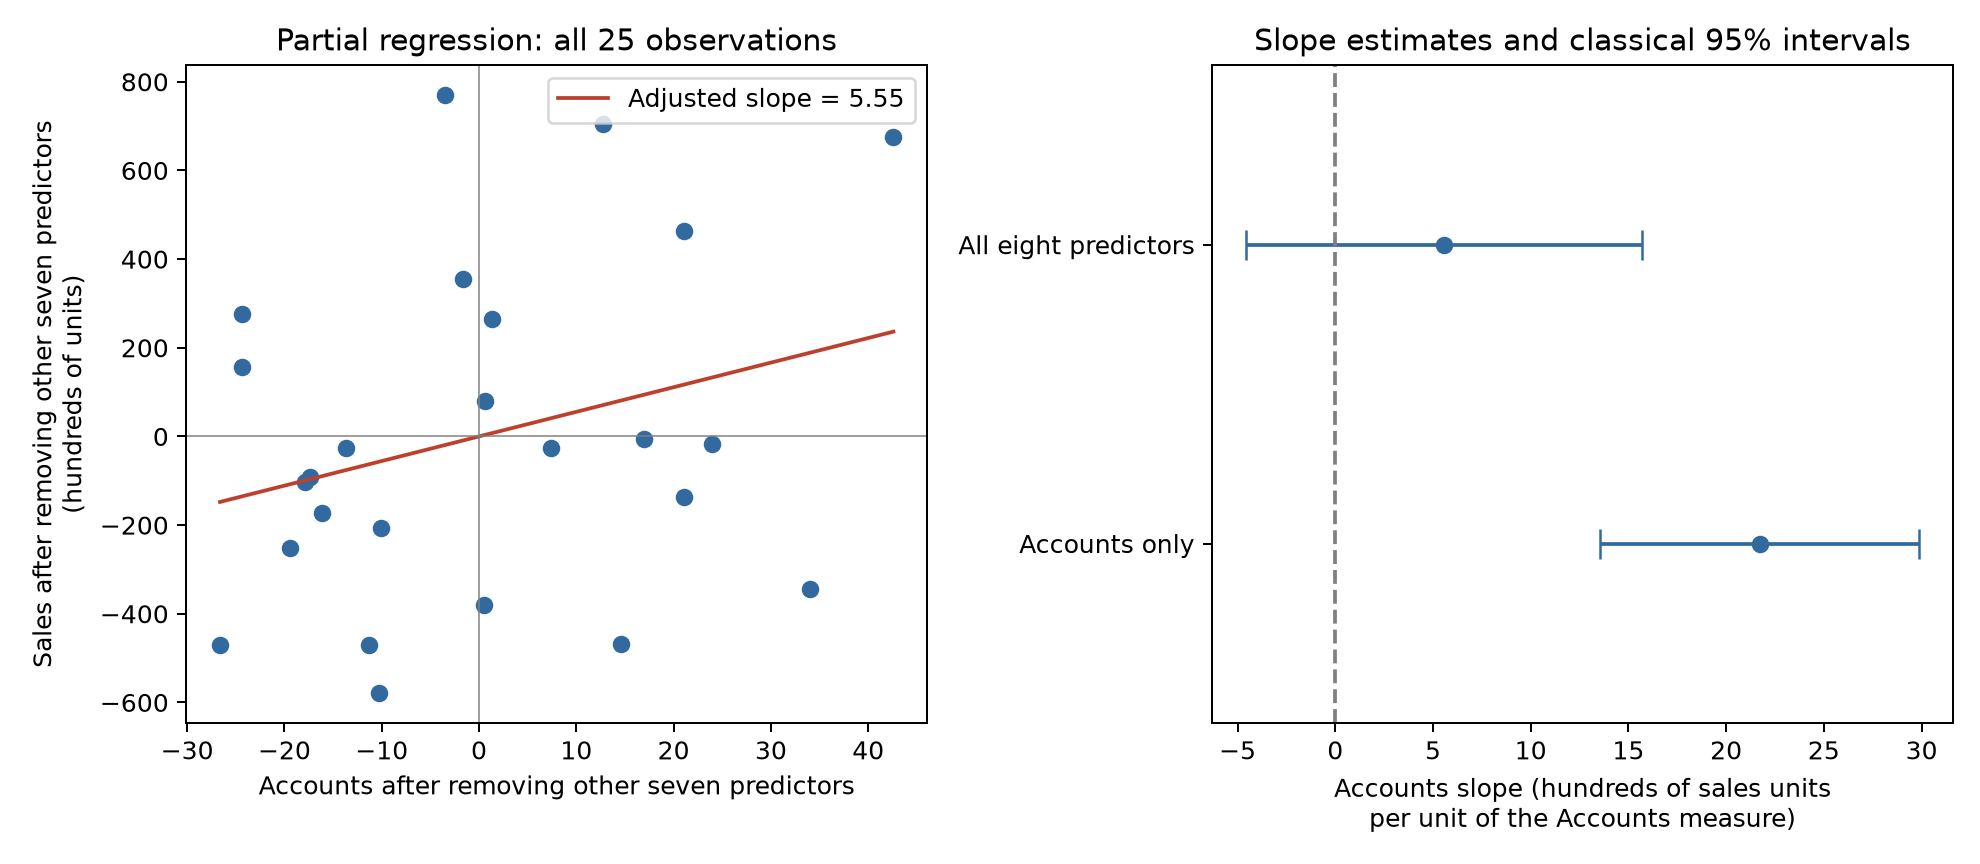

Reproduce this figure in Python.
import os
os.environ['MPLCONFIGDIR']='.mplcache'
import matplotlib
matplotlib.use('Agg')
import matplotlib.pyplot as plt
import pandas as pd
import numpy as np
import statsmodels.api as sm
import json
from scipy.stats import t

df=pd.read_csv('sales_territory.csv')
full=sm.OLS(df.Sales,sm.add_constant(df.drop(columns='Sales'))).fit()
simple=sm.OLS(df.Sales,sm.add_constant(df[['Accts']])).fit()
z=sm.add_constant(df.drop(columns=['Sales','Accts']))
a=sm.OLS(df.Accts,z).fit()
y=sm.OLS(df.Sales,z).fit()
partial=sm.OLS(y.resid,a.resid).fit()
def extract(m):
    ci=m.conf_int().loc['Accts']
    return {'slope':float(m.params.Accts),'standard_error':float(m.bse.Accts),'ci95':[float(ci.iloc[0]),float(ci.iloc[1])],'residual_df':float(m.df_resid),'residual_sd':float(np.sqrt(m.mse_resid))}
remaining=float(np.sum(a.resid**2)); total=float(np.sum((df.Accts-df.Accts.mean())**2))
se_ref=float(np.sqrt(full.mse_resid/total))
r={'simple_sales_on_accounts':extract(simple),'full_eight_predictor_sales_model':extract(full),'accounts_auxiliary_R_squared':float(a.rsquared),'accounts_residual_sum_squares':remaining,'accounts_total_sum_squares':total,'VIF':total/remaining,'standard_error_inflation_factor_holding_full_model_error_variance_fixed':float(np.sqrt(total/remaining)),'reference_standard_error_using_total_accounts_variation_and_full_model_error_variance':se_ref,'partial_regression_slope':float(partial.params.iloc[0]),'note':'Classical OLS standard errors and t intervals. Reference SE is an algebraic comparison holding full-model residual variance fixed, not a fitted alternative model.'}
with open('accounts_slope_uncertainty_results.json','w') as f:json.dump(r,f,indent=2)
pd.DataFrame({'row':np.arange(1,26),'Accounts_residual':a.resid,'Sales_residual':y.resid}).to_csv('accounts_sales_partial_residuals.csv',index=False)
fig,axes=plt.subplots(1,2,figsize=(11,4.8))
axes[0].scatter(a.resid,y.resid,color='#326a9f')
xx=np.linspace(a.resid.min(),a.resid.max(),100)
axes[0].plot(xx,full.params.Accts*xx,color='#bc402b',label=f'Adjusted slope = {full.params.Accts:.2f}')
axes[0].axhline(0,color='gray',lw=.6);axes[0].axvline(0,color='gray',lw=.6)
axes[0].set_xlabel('Accounts after removing other seven predictors')
axes[0].set_ylabel('Sales after removing other seven predictors\n(hundreds of units)')
axes[0].set_title('Partial regression: all 25 observations');axes[0].legend()
for i,(label,m) in enumerate([('Accounts only',simple),('All eight predictors',full)]):
    ci=m.conf_int().loc['Accts'];b=m.params.Accts
    axes[1].errorbar(b,i,xerr=[[b-ci.iloc[0]],[ci.iloc[1]-b]],fmt='o',capsize=6,color='#326a9f')
axes[1].set_yticks([0,1],['Accounts only','All eight predictors'])
axes[1].set_ylim(-.6,1.6)
axes[1].axvline(0,color='gray',linestyle='--')
axes[1].set_xlabel('Accounts slope (hundreds of sales units\nper unit of the Accounts measure)')
axes[1].set_title('Slope estimates and classical 95% intervals')
fig.tight_layout();fig.savefig('accounts_slope_uncertainty.png',dpi=180)
print(json.dumps(r,indent=2))
